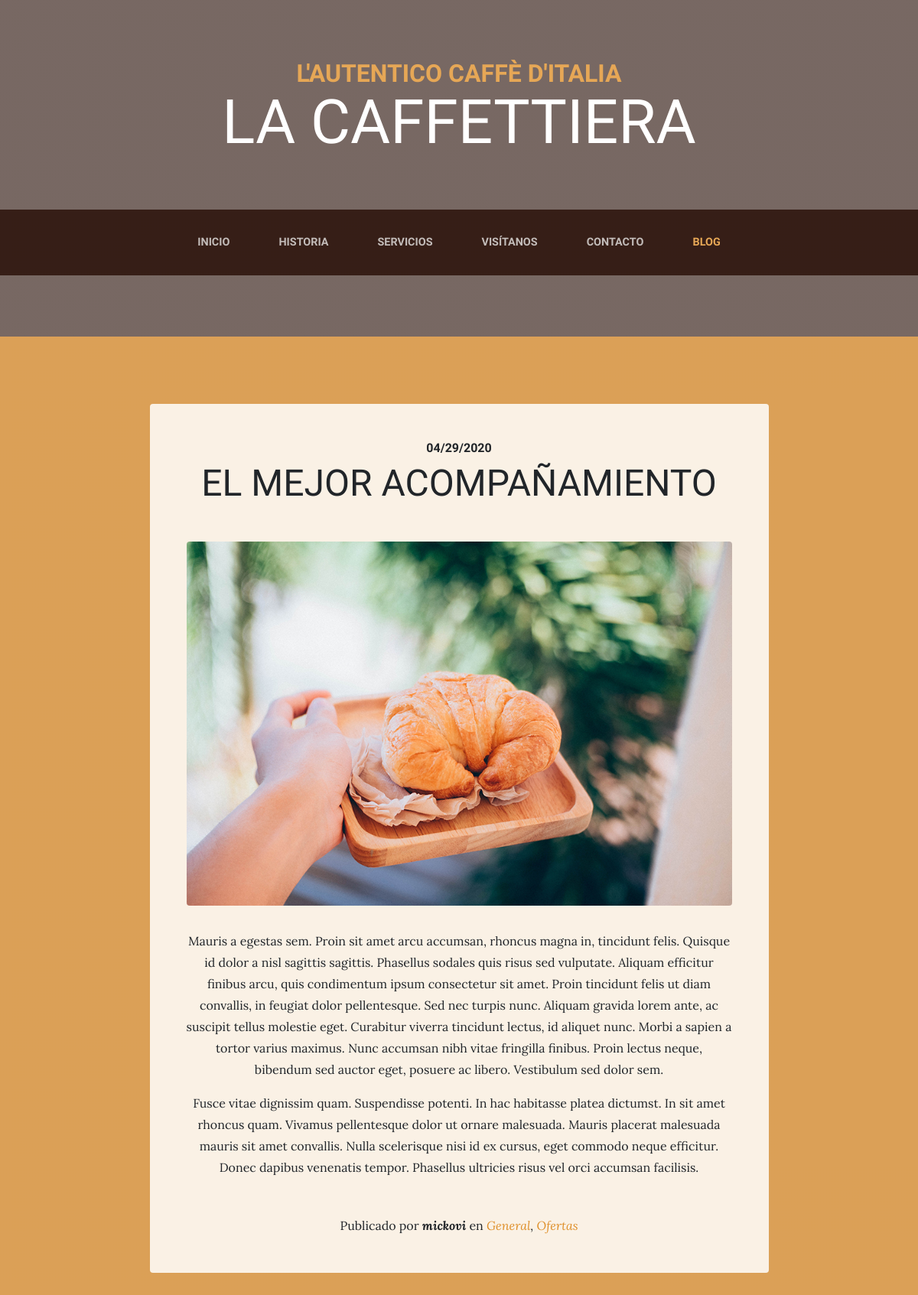
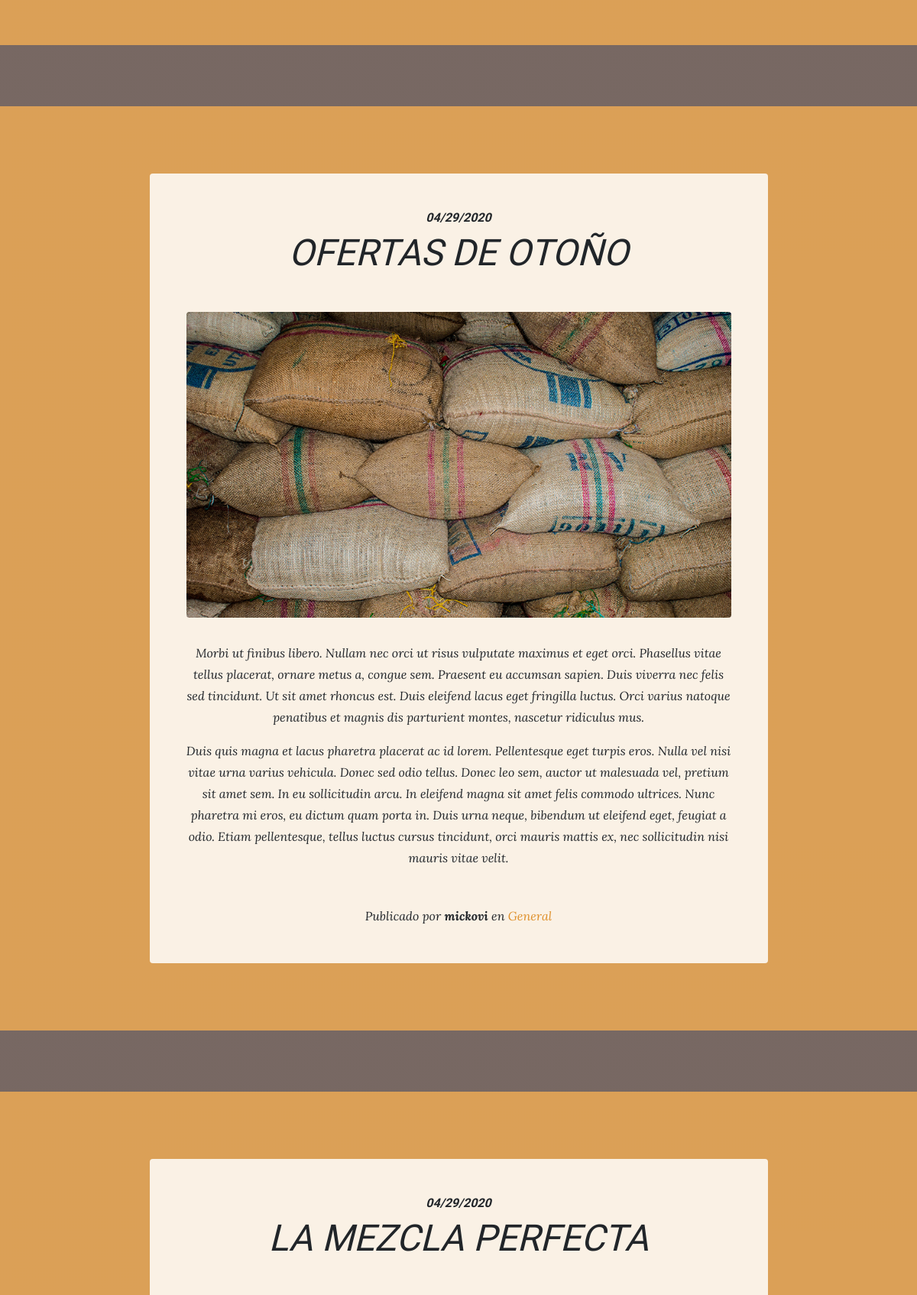
Page /blog/category/3/ (upper part) on the committed database (2 pictures, top to bottom).
### blog/models.py (models this page shows, shortened)
class Post(models.Model):
    title = models.CharField(verbose_name='Título', max_length=100)
    content = models.TextField(verbose_name='Contenido')
    published = models.DateTimeField(verbose_name='Fecha de publicación', default=now)
    image = models.ImageField(verbose_name='Imagen', upload_to='blog', null='True', blank='True')
    author = models.ForeignKey(User, verbose_name='Autor', on_delete=models.CASCADE)
    categories = models.ManyToManyField(Category, verbose_name='Categorías', related_name='get_posts')
    created = models.DateTimeField(verbose_name='Fecha de creación', auto_now_add='True')
    updated = models.DateTimeField(verbose_name='Fecha de modificación', auto_now='True')
    class Meta:
        verbose_name = 'publicación'
        verbose_name_plural = 'publicaciones'
        ordering = ['-created']

class Category(models.Model):
    name = models.CharField(verbose_name='Nombre', max_length=100)
    created = models.DateTimeField(verbose_name='Fecha de creación', auto_now_add=True)
    updated = models.DateTimeField(verbose_name='Fecha de modificación', auto_now=True)
    class Meta:
        verbose_name = 'categoría'
        verbose_name_plural = 'categorías'
        ordering  = ['-created']

### blog/views.py (the view)
# urls.py: path('category/<int:category_id>/', views.category, name='category'),
def category(request, category_id):
    category = get_object_or_404(Category, id=category_id)
    """posts = Post.objects.filter(Categories = category)
    return render(request, 'blog/category.html', {'my_categories': category, 'my_posts': posts})"""
    return render(request, 'blog/category.html', {'my_categories': category})

### pages/templatetags/pages_extras.py (called while the page is built)
@register.simple_tag
def get_pages_list():
    pages = Pages.objects.all()
    return pages

### social/processors.py (called while the page is built)
def context_dict(request):
    context = {}
    links = Link.objects.all()
    for link in links:
        context[link.key] = link.url
    return context

### blog/templates/blog/category.html (shortened to what this page needs)
{% extends 'core/base.html' %}
{% load static %}
{% block content %}
  {% for post in my_categories.get_posts.all %}
    <section class="page-section cta">
      <div class="container">
        <div class="row">
          <div class="col-xl-9 mx-auto">
            <div class="cta-innerv text-center rounded">
              <h2 class="section-heading mb-5">
                <span class="section-heading-upper">{{post.published|date:'SHORT_DATE_FORMAT'}}</span>
                <span class="section-heading-lower">{{post.title}}</span>
              </h2>
              <p class="mb-0">
                <img class="mx-auto d-flex rounded img-fluid mb-3 mb-lg-0" src="{{post.image.url}}" alt="">
              </p>
              <p class="mb-0 mbt">
                {{post.content|linebreaks}}
              </p>
              <p class="mb-0 mbt">
                <span class="section-heading-under">Publicado por <em><b>{{post.author}}</b></em> en <em>
                <em>
                  {% for category in post.categories.all %}
                    <a href="{% url 'category' category.id %}" class="link">{{category.name}}</a>{% if not forloop.last %},{% endif %}
                  {% endfor %}
                </em>
              </p>
            </div>
          </div>
        </div>
      </div>
    </section>
  {% endfor %}
{% endblock %}

### core/templates/core/base.html (shortened to what this page needs)
<!DOCTYPE html>
<html lang="es">
  <head>
    {% load static %}
    <link href="{% static 'core/vendor/bootstrap/css/bootstrap.min.css' %}" rel="stylesheet">
    <link href="{% static 'core/vendor/font-awesome/css/font-awesome.min.css' %}" rel="stylesheet" type="text/css">
    <link href="{% static 'core/css/business-casual.css' %}" rel="stylesheet">
  </head>
  <body>
    <h1 class="site-heading text-center text-white d-none d-lg-block">
      <span class="site-heading-upper text-primary mb-3">L'autentico caffè d'italia</span>
      <span class="site-heading-lower">La Caffettiera</span>
    </h1>
    <nav class="navbar navbar-expand-lg navbar-dark py-lg-4" id="mainNav">
      <div class="container">
        <div class="collapse navbar-collapse" id="navbarResponsive">
          <ul class="navbar-nav mx-auto">
            <li class="nav-item px-lg-4 {% if request.path == '/' %} active {% endif %}">
              <a class="nav-link text-uppercase text-expanded" href="{% url 'home' %}">Inicio</a>
            </li>
            <li class="nav-item px-lg-4 {% if request.path == '/about/' %} active {% endif %}">
              <a class="nav-link text-uppercase text-expanded" href="{% url 'about' %}">Historia</a>
            </li>
            <li class="nav-item px-lg-4 {% if request.path == '/services/' %} active {% endif %}">
              <a class="nav-link text-uppercase text-expanded" href="{% url 'services' %}">Servicios</a>
            </li>
            <li class="nav-item px-lg-4 {% if request.path == '/store/' %} active {% endif %}">
              <a class="nav-link text-uppercase text-expanded" href="{% url 'store' %}">Visítanos</a>
            </li>
            <li class="nav-item px-lg-4 {% if request.path == '/contact/' %} active {% endif %}">
              <a class="nav-link text-uppercase text-expanded" href="{% url 'contact' %}">Contacto</a>
            </li>
            <li class="nav-item px-lg-4 {% if request.path|slice:':6' == '/blog/' %} active {% endif %}">
              <a class="nav-link text-uppercase text-expanded" href="{% url 'blog' %}">Blog</a>
            </li>
          </ul>
        </div>
      </div>
    </nav>
    {% block content %} {% endblock %}
          {% load pages_extras %}
          {% get_pages_list as pages_list %}
  </body>
</html>

### core/static/core/css/business-casual.css (style rules this page uses)
body { font-family: 'Lora'; background: linear-gradient(rgba(47, 23, 15, 0.65), rgba(47, 23, 15, 0.65)), url("../img/bg.jpg"); background-attachment: fixed; background-position: center; background-size: cover; }
h1, h2, h3, h4, h5, h6 { font-family: 'Raleway'; }
p { line-height: 1.75; }
.site-heading { margin-top: 5rem; margin-bottom: 5rem; text-transform: uppercase; line-height: 1; font-family: 'Raleway'; }
.site-heading .site-heading-upper { display: block; font-size: 2rem; font-weight: 800; }
.site-heading .site-heading-lower { font-size: 5rem; font-weight: 100; line-height: 4rem; }
.page-section { margin-top: 5rem; margin-bottom: 5rem; }
.section-heading { text-transform: uppercase; }
.section-heading .section-heading-upper { display: block; font-size: 1rem; font-weight: 800; padding-bottom:.5rem; }
.section-heading .section-heading-lower { display: block; font-size: 3rem; font-weight: 100; }
#mainNav { background-color: rgba(47, 23, 15, 0.9); font-family: 'Raleway'; }
#mainNav .navbar-nav .nav-item .nav-link { color: rgba(255, 255, 255, 0.7); font-weight: 800; }
#mainNav .navbar-nav .nav-item.active .nav-link { color: #e6a756; }
@media (min-width: 992px) { #mainNav .navbar-nav .nav-item .nav-link { font-size: 0.9rem; } }
.cta { padding-top: 5rem; padding-bottom: 5rem; background-color: rgba(230, 167, 86, 0.9); }
.cta .cta-innerv { position: relative; padding: 3rem; margin: 0.5rem; background-color: rgba(255, 255, 255, 0.85); }
.text-primary { color: #e6a756 !important; }
.mbt { padding-top: 2rem; }
a.link { color: #df902a; }

### rows in the picture
Post: published "04/29/2020", title "EL MEJOR ACOMPAÑAMIENTO", image (picture), content "Mauris a egestas sem. Proin sit amet arcu accumsan, rhoncus magna in, tincidunt felis. Quisque id dolor a nisl sagittis sagittis. Phasellus sodales quis risus sed vulputate. Aliquam efficitur finibus arcu, quis condimentum ipsum consectetur sit amet. Proin tincidunt felis ut diam convallis, in feugiat dolor pellentesque. Sed nec turpis nunc. Aliquam gravida lorem ante, ac suscipit tellus molestie eget. Curabitur viverra tincidunt lectus, id aliquet nunc. Morbi a sapien a tortor varius maximus. Nunc accumsan nibh vitae fringilla finibus. Proin lectus neque, bibendum sed auctor eget, posuere ac libero. Vestibulum sed dolor sem. Fusce vitae dignissim quam. Suspendisse potenti. In hac habitasse…", author "mickovi"
Category: name "General"
Category: name "Ofertas"
Post: published "04/29/2020", title "OFERTAS DE OTOÑO", image (picture), content "Morbi ut finibus libero. Nullam nec orci ut risus vulputate maximus et eget orci. Phasellus vitae tellus placerat, ornare metus a, congue sem. Praesent eu accumsan sapien. Duis viverra nec felis sed tincidunt. Ut sit amet rhoncus est. Duis eleifend lacus eget fringilla luctus. Orci varius natoque penatibus et magnis dis parturient montes, nascetur ridiculus mus. Duis quis magna et lacus pharetra placerat ac id lorem. Pellentesque eget turpis eros. Nulla vel nisi vitae urna varius vehicula. Donec sed odio tellus. Donec leo sem, auctor ut malesuada vel, pretium sit amet sem. In eu sollicitudin arcu. In eleifend magna sit amet felis commodo ultrices. Nunc pharetra mi eros, eu dictum quam porta…", author "mickovi"
Post: published "04/29/2020", title "LA MEZCLA PERFECTA"
